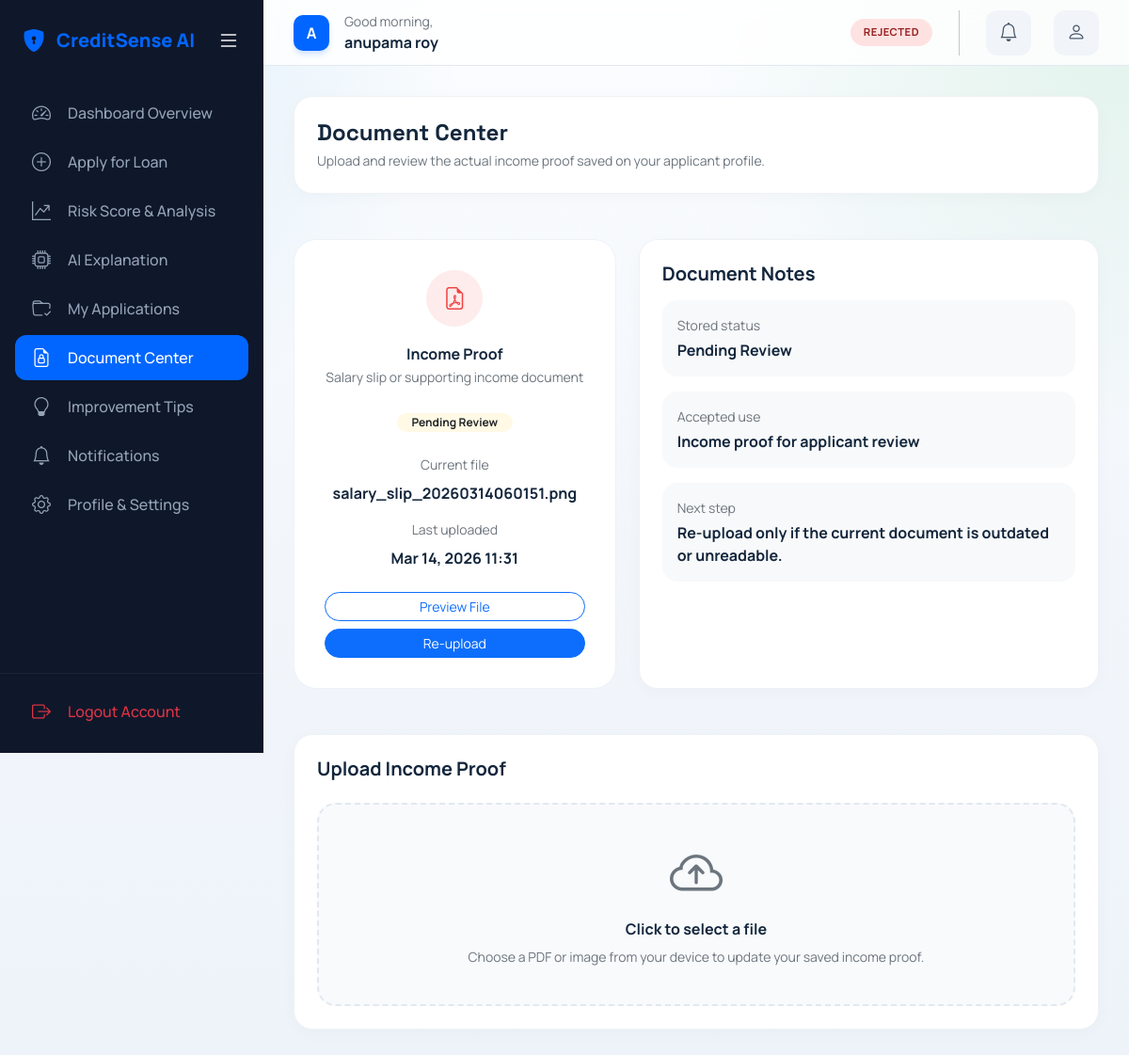
Screenshot of /user/documents/ (signed in) with the database file from the repository.
### users/models.py (models this page shows, shortened)
class CustomUser(AbstractUser):
    ROLE_CHOICES = (
        ("USER", "User"),
        ("BANK_OFFICER", "Bank Officer"),
        ("ADMIN", "Admin"),
    )
    role = models.CharField(max_length=20, choices=ROLE_CHOICES, default="USER")
    phone_number = models.CharField(max_length=15, blank=True, null=True)
    pan_number = models.CharField(max_length=10, blank=True, null=True, unique=True)
    is_verified = models.BooleanField(default=False)
    profile_picture = models.ImageField(upload_to="profile_pics/", blank=True, null=True)

class FinancialProfile(models.Model):
    HOME_OWNERSHIP_CHOICES = (
        ("RENT", "Rent"),
        ("OWN", "Own"),
        ("MORTGAGE", "Mortgage"),
        ("OTHER", "Other"),
    )
    DEFAULT_HISTORY_CHOICES = (("Y", "Yes"), ("N", "No"))
    INCOME_PROOF_STATUS_CHOICES = (
        ("NOT_SUBMITTED", "Not Submitted"),
        ("PENDING", "Pending Review"),
        ("VERIFIED", "Verified"),
        ("REJECTED", "Rejected"),
    )
    user = models.OneToOneField(
        CustomUser,
        on_delete=models.CASCADE,
        related_name="financial_profile",
    )
    person_age = models.IntegerField(help_text="Age of the applicant")
    person_income = models.FloatField(help_text="Annual income of the applicant")
    person_home_ownership = models.CharField(
        max_length=20,
        choices=HOME_OWNERSHIP_CHOICES,
        help_text="e.g. RENT, OWN, MORTGAGE",
    )
    person_emp_length = models.FloatField(help_text="Employment length in years")
    cb_person_cred_hist_length = models.IntegerField(
        help_text="Credit history length in years"
    )
    cb_person_default_on_file = models.CharField(
        max_length=1,
        choices=DEFAULT_HISTORY_CHOICES,
        help_text="Historical default Y/N",
    )
    salary_slip = models.FileField(
        upload_to=salary_slip_upload_path,
        blank=True,
        null=True,
        help_text="Salary slip or income proof document uploaded by the applicant",
    )
    income_proof_status = models.CharField(
        max_length=20,
        choices=INCOME_PROOF_STATUS_CHOICES,
        default="NOT_SUBMITTED",
    )
    income_proof_uploaded_at = models.DateTimeField(null=True, blank=True)
    updated_at = models.DateTimeField(auto_now=True, null=True, blank=True)
    @property
    def income_proof_filename(self):
        if not self.salary_slip:
            return ""
        return Path(self.salary_slip.name).name

### credit_prediction/models.py (models this page shows, shortened)
class LoanApplication(models.Model):
    LOAN_INTENT_CHOICES = (
        ("PERSONAL", "Personal"),
        ("EDUCATION", "Education"),
        ("MEDICAL", "Medical"),
        ("VENTURE", "Venture"),
        ("HOMEIMPROVEMENT", "Home Improvement"),
        ("DEBTCONSOLIDATION", "Debt Consolidation"),
    )
    LOAN_GRADE_CHOICES = tuple((grade, grade) for grade in "ABCDEFG")
    STATUS_CHOICES = (
        ("PENDING", "Pending"),
        ("APPROVED", "Approved"),
        ("REJECTED", "Rejected"),
        ("VERIFICATION_REQUIRED", "Verification Required"),
    )
    user = models.ForeignKey(
        CustomUser,
        on_delete=models.CASCADE,
        related_name="loan_applications",
    )
    loan_intent = models.CharField(
        max_length=50,
        choices=LOAN_INTENT_CHOICES,
        help_text="Purpose of the loan",
    )
    loan_grade = models.CharField(
        max_length=5,
        choices=LOAN_GRADE_CHOICES,
        help_text="Assigned loan grade",
    )
    loan_amnt = models.FloatField(help_text="Requested loan amount")
    loan_int_rate = models.FloatField(help_text="Applied interest rate")
    loan_percent_income = models.FloatField(
        help_text="Loan amount as a percentage of annual income"
    )
    status = models.CharField(max_length=32, choices=STATUS_CHOICES, default="PENDING")
    is_flagged_by_officer = models.BooleanField(default=False)
    reviewed_by = models.ForeignKey(
        CustomUser,
        on_delete=models.SET_NULL,
        null=True,
        blank=True,
        related_name="reviewed_loans",
        limit_choices_to={"role": "BANK_OFFICER"},
    )
    decision_notes = models.TextField(blank=True, default="")
    reviewed_at = models.DateTimeField(null=True, blank=True)
    created_at = models.DateTimeField(auto_now_add=True)

### users/views.py (the view, shortened to what this page needs)
# urls.py: path("documents/", views.documents, name="documents"),
@role_required("USER")
def documents(request):
    profile_instance = getattr(request.user, "financial_profile", None)
    action = request.POST.get("form_action")
    financial_form = FinancialProfileForm(
        request.POST if action == "upload" else None,
        request.FILES if action == "upload" else None,
        instance=profile_instance,
        prefix="profile",
        user=request.user,
    )
    return render(
        request,
        "users/documents.html",
        _user_context(
            "documents",
            financial_form=financial_form,
            document_status=_document_status(profile_instance),
            profile=profile_instance,
        ),
    )

### templates/users/documents.html (shortened to what this page needs)
{% extends 'users/base.html' %}
{% load static %}
{% load display_formatters %}
{% block user_content %}
<div class="row g-4 mb-5">
    <div class="col-12">
        <div class="saas-card">
            <h4 class="fw-bold mb-1">Document Center</h4>
            <p class="text-secondary small mb-0">Upload and review the actual income proof saved on your applicant profile.</p>
        </div>
    </div>
</div>
<div class="row g-4 mb-5">
    <div class="col-lg-5">
        <div class="document-card">
            <div class="status-icon-box {% if document_status.status == 'Verified' %}box-verified{% elif document_status.status == 'Pending' %}box-pending{% else %}box-risk{% endif %}">
                <i class="bi bi-file-earmark-pdf"></i>
            </div>
            <h6 class="fw-bold mb-1">Income Proof</h6>
            <p class="text-secondary small mb-4">Salary slip or supporting income document</p>
            <div class="badge {% if document_status.status == 'Verified' %}bg-success text-success{% else %}bg-warning text-dark{% endif %} bg-opacity-10 rounded-pill mb-4 px-3">
                {{ document_status.status }}
            </div>
            {% if document_status.document_name %}
                <div class="small text-secondary mb-2">Current file</div>
                <div class="fw-bold mb-3">{{ document_status.document_name }}</div>
            {% endif %}
            {% if document_status.uploaded_at %}
                <div class="small text-secondary mb-2">Last uploaded</div>
                <div class="fw-bold mb-4">{{ document_status.uploaded_at|date:"M d, Y H:i" }}</div>
            {% endif %}
            {% if document_status.document_url %}
                <a href="{{ document_status.document_url }}" target="_blank" class="btn btn-sm btn-outline-primary rounded-pill px-3 w-100 mb-2">Preview File</a>
            {% endif %}
            <button class="btn btn-sm btn-primary rounded-pill px-3 w-100" data-bs-toggle="modal" data-bs-target="#uploadModal">
                {% if document_status.document_url %}Re-upload{% else %}Upload Now{% endif %}
            </button>
        </div>
    </div>
    <div class="col-lg-7">
        <div class="saas-card h-100">
            <h5 class="fw-bold mb-3">Document Notes</h5>
            <div class="vstack gap-3">
                <div class="p-3 bg-light rounded-4">
                    <div class="small text-secondary mb-1">Stored status</div>
                    <div class="fw-bold">{{ document_status.status }}</div>
                </div>
                <div class="p-3 bg-light rounded-4">
                    <div class="small text-secondary mb-1">Accepted use</div>
                    <div class="fw-bold">Income proof for applicant review</div>
                </div>
                <div class="p-3 bg-light rounded-4">
                    <div class="small text-secondary mb-1">Next step</div>
                    <div class="fw-bold">
                        {% if document_status.document_url %}
                            Re-upload only if the current document is outdated or unreadable.
                        {% else %}
                            Upload your income proof to attach it to your profile.
                        {% endif %}
                    </div>
                </div>
            </div>
        </div>
    </div>
</div>
<div class="saas-card">
    <h5 class="fw-bold mb-4">Upload Income Proof</h5>
    <div class="drop-zone" data-bs-toggle="modal" data-bs-target="#uploadModal" id="dropZone">
        <i class="bi bi-cloud-arrow-up display-4 text-secondary mb-3 d-block"></i>
        <h6 class="fw-bold">Click to select a file</h6>
        <p class="text-secondary small mb-0">Choose a PDF or image from your device to update your saved income proof.</p>
    </div>
</div>
{% endblock %}

### templates/users/base.html (shortened to what this page needs)
{% extends 'base/base.html' %}
{% load static %}
{% load display_formatters %}
{% block main_wrapper %}
<aside class="dashboard-sidebar" id="mainSidebar">
    <div class="sidebar-header">
        <a href="{% url 'landing' %}" class="sidebar-brand">
            <i class="bi bi-shield-lock-fill"></i>
            <span>CreditSense AI</span>
        </a>
        <button class="btn btn-link text-white p-0 d-none d-lg-block" onclick="toggleSidebar()">
            <i class="bi bi-list fs-4"></i>
        </button>
    </div>
    <nav class="sidebar-nav">
        <a href="{% url 'users:dashboard' %}" class="nav-link-saas {% if user_section == 'dashboard' %}active{% endif %}">
            <i class="bi bi-speedometer2"></i> <span class="nav-label">Dashboard Overview</span>
        </a>
        <a href="{% url 'users:financial-data' %}" class="nav-link-saas {% if user_section == 'financial-data' %}active{% endif %}">
            <i class="bi bi-plus-circle"></i> <span class="nav-label">Apply for Loan</span>
        </a>
        <a href="{% url 'users:credit-score' %}" class="nav-link-saas {% if user_section == 'credit-score' %}active{% endif %}">
            <i class="bi bi-graph-up-arrow"></i> <span class="nav-label">Risk Score & Analysis</span>
        </a>
        <a href="{% url 'users:explanation' %}" class="nav-link-saas {% if user_section == 'explanation' %}active{% endif %}">
            <i class="bi bi-cpu"></i> <span class="nav-label">AI Explanation</span>
        </a>
        <a href="{% url 'users:history' %}" class="nav-link-saas {% if user_section == 'history' %}active{% endif %}">
            <i class="bi bi-folder-check"></i> <span class="nav-label">My Applications</span>
        </a>
        <a href="{% url 'users:documents' %}" class="nav-link-saas {% if user_section == 'documents' %}active{% endif %}">
            <i class="bi bi-file-earmark-lock"></i> <span class="nav-label">Document Center</span>
        </a>
        <a href="{% url 'users:improvements' %}" class="nav-link-saas {% if user_section == 'improvements' %}active{% endif %}">
            <i class="bi bi-lightbulb"></i> <span class="nav-label">Improvement Tips</span>
        </a>
        <a href="{% url 'users:notifications' %}" class="nav-link-saas {% if user_section == 'notifications' %}active{% endif %}">
            <i class="bi bi-bell"></i> <span class="nav-label">Notifications</span>
        </a>
        <a href="{% url 'users:profile' %}" class="nav-link-saas {% if user_section == 'profile' %}active{% endif %}">
            <i class="bi bi-gear"></i> <span class="nav-label">Profile & Settings</span>
        </a>
    </nav>
    <div class="sidebar-footer">
        <a href="{% url 'logout' %}" class="nav-link-saas text-danger border-0">
            <i class="bi bi-box-arrow-right"></i> <span class="nav-label">Logout Account</span>
        </a>
    </div>
</aside>
<main class="dashboard-main">
    <header class="dashboard-topbar">
        <div class="topbar-left d-flex align-items-center gap-3">
            <div class="user-avatar overflow-hidden">
                {% if request.user.profile_picture %}
                    <img src="{{ request.user.profile_picture.url }}" class="w-100 h-100 object-fit-cover" alt="Avatar">
                {% else %}
                    {{ request.user.username|make_list|first|upper }}
                {% endif %}
            </div>
            <div>
                <span class="text-secondary small d-block">Good morning,</span>
                <span class="fw-bold">{{ request.user.get_full_name|default:request.user.username }}</span>
            </div>
        </div>
        <div class="topbar-right d-flex align-items-center gap-4">
            {% with latest_app=request.user.loan_applications.first %}
                {% if latest_app %}
                    <span class="status-badge {% if latest_app.status == 'APPROVED' %}status-approved{% elif latest_app.status == 'REJECTED' %}status-rejected{% else %}status-pending{% endif %}">
                        {{ latest_app.get_status_display }}
                    </span>
                {% else %}
                    <span class="status-badge status-pending">No Applications Yet</span>
                {% endif %}
            {% endwith %}
            <a href="{% url 'users:notifications' %}" class="quick-action-btn position-relative">
                <i class="bi bi-bell fs-5"></i>
            </a>
            <a href="{% url 'users:profile' %}" class="quick-action-btn">
                <i class="bi bi-person fs-5"></i>
            </a>
        </div>
    </header>
    <div class="dashboard-content">
        {% block user_content %}{% endblock %}
    </div>
</main>
{% endblock %}

### rows the page displays
CustomUser: user.username|make_list "A", user.get_full_name "anupama roy"
LoanApplication: status "REJECTED"
FinancialProfile: uploaded_at "Mar 14, 2026 11:31"

### other values shown
{{ document_status.status }} "Pending Review"
{{ document_status.document_name }} "salary_slip_20260314060151.png"
